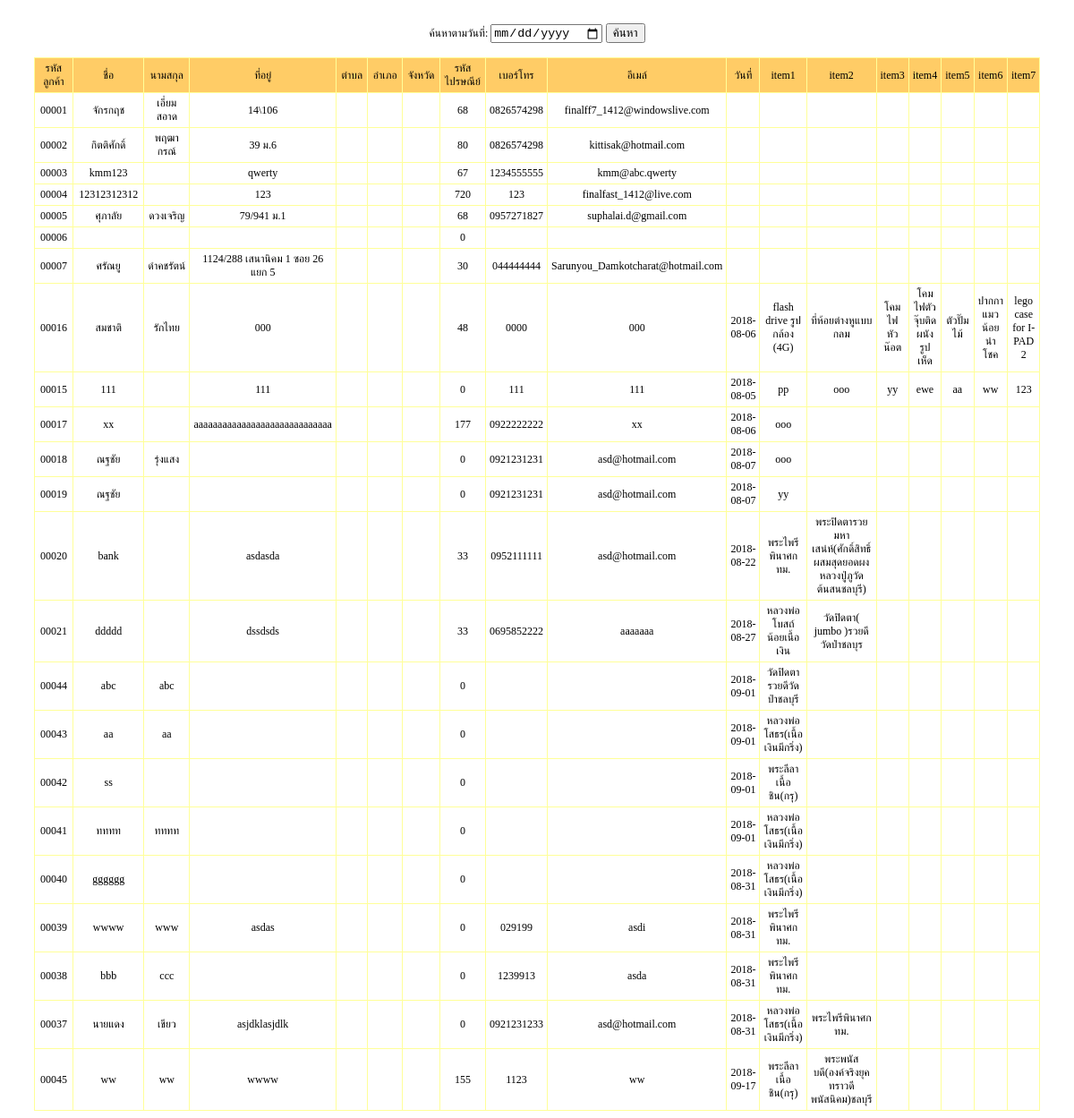
The page /giftshop2_V2_1/admin/order2.php on the database as committed earlier.
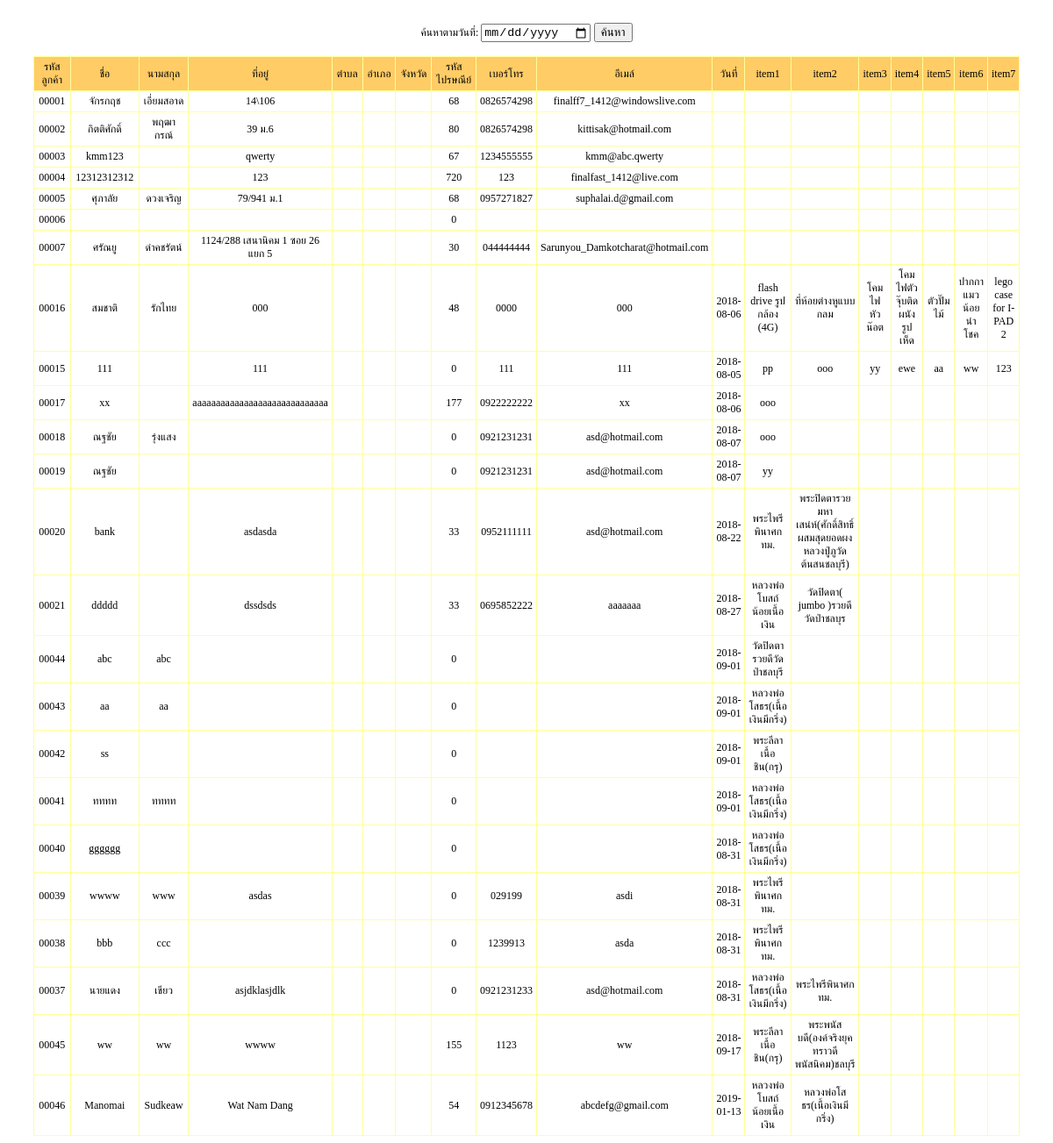
The same page on the database as committed later.
### tables this page shows
CREATE TABLE `tbl_customer` (
  `customer_id` int(5) unsigned zerofill NOT NULL auto_increment,
  `customer_name` varchar(50) NOT NULL,
  `customer_name_last` varchar(255) NOT NULL,
  `customer_address` text NOT NULL,
  `district_id` int(5) NOT NULL,
  `prefecture_id` int(5) NOT NULL,
  `province_id` int(2) NOT NULL,
  `postcode` int(5) NOT NULL,
  `customer_telephone` varchar(10) NOT NULL,
  `customer_email` varchar(50) NOT NULL,
  `customer_pass` varchar(20) NOT NULL,
  `Date` varchar(10) NOT NULL,
  `item1` varchar(255) NOT NULL,
  `item2` varchar(255) NOT NULL,
  `item3` varchar(255) NOT NULL,
  `item4` varchar(255) NOT NULL,
  `item5` varchar(255) NOT NULL,
  `item6` varchar(255) NOT NULL,
  `item7` varchar(255) NOT NULL,
  PRIMARY KEY  (`customer_id`)
);

### giftshop2_V2_1/admin/order2.php (the view, shortened to what this page needs)
<?
$sql = "select * from tbl_customer";
$qry=mysql_query($sql);
$numrow=mysql_num_rows($qry);
?>
<form action="main.php?module=<?=$module?>" method="post">
  <table width="439" border="0" align="center" cellpadding="0" cellspacing="0">
    <tr>
    <td width="439" align="center"><span class="sizamain1">ค้นหาตามวันที่:
      </span>
      <input name="keyword" type="date" />
      <input type="submit" name="button2" id="button2" value="ค้นหา" /></td>
  </tr>
</table>
</form>
<table width="95%" border="0" align="center" cellpadding="4" cellspacing="1" bgcolor="#FFFF99">
  <tr>
    <td width="14%" align="center" bgcolor="#FFCC66"><span class="sizamain1">รหัสลูกค้า</span></td>
    <td width="16%" align="center" bgcolor="#FFCC66"><span class="sizamain1">ชื่อ</span></td>
    <td width="16%" align="center" bgcolor="#FFCC66"><span class="sizamain1">นามสกุล</span></td>
    <td width="12%" align="center" bgcolor="#FFCC66"><span class="sizamain1">ที่อยู่</span></td>
    <td width="9%" align="center" bgcolor="#FFCC66"><span class="sizamain1">ตำบล</span></td>
    <td width="9%" align="center" bgcolor="#FFCC66"><span class="sizamain1">อำเภอ</span></td>
    <td width="10%" align="center" bgcolor="#FFCC66"><span class="sizamain1">จังหวัด</span></td>
    <td width="10%" align="center" bgcolor="#FFCC66"><span class="sizamain1">รหัสไปรษณีย์</span></td>
    <td width="9%" align="center" bgcolor="#FFCC66"><span class="sizamain1">เบอร์โทร</span></td>
    <td width="11%" align="center" bgcolor="#FFCC66"><span class="sizamain1">อีเมล์</span></td>
    <td width="11%" align="center" bgcolor="#FFCC66"><span class="sizamain1">วันที่</span></td>
    <td width="11%" align="center" bgcolor="#FFCC66"><span class="sizamain1">item1</span></td>
     <td width="11%" align="center" bgcolor="#FFCC66"><span class="sizamain1">item2</span></td>
      <td width="11%" align="center" bgcolor="#FFCC66"><span class="sizamain1">item3</span></td>
       <td width="11%" align="center" bgcolor="#FFCC66"><span class="sizamain1">item4</span></td>
        <td width="11%" align="center" bgcolor="#FFCC66"><span class="sizamain1">item5</span></td>
         <td width="11%" align="center" bgcolor="#FFCC66"><span class="sizamain1">item6</span></td>
          <td width="11%" align="center" bgcolor="#FFCC66"><span class="sizamain1">item7</span></td>
  </tr>
  <?
  if($numrow==0){
  ?>
  <tr>
    <td colspan="9" bgcolor="#FFFFFF"><span class="sizamain1">ไม่มีข้อมูล</span></td>
  </tr>
  <?
  }else{
	while($db=mysql_fetch_array($qry)){
  ?>
  <tr>
    <td align="center" bgcolor="#FFFFFF"><span class="sizamain1">
      <?=$db['customer_id']?>
    </span></td>
    <td align="center" bgcolor="#FFFFFF"><span class="sizamain1">
      <?=$db['customer_name']?>
    </span></td>
    <td align="center" bgcolor="#FFFFFF"><span class="sizamain1">
      <?=$db['customer_name_last']?>
    </span></td>
    <td align="center" bgcolor="#FFFFFF"><span class="sizamain1">
      <?=$db['customer_address']?>
    </span></td>
    <td align="center" bgcolor="#FFFFFF"></td>
    <td align="center" bgcolor="#FFFFFF"></td>
    <td align="center" bgcolor="#FFFFFF"></td>
    <td align="center" bgcolor="#FFFFFF"><span class="sizamain1">
      <?=$db['postcode']?>
    </span></td>
    <td align="center" bgcolor="#FFFFFF"><span class="sizamain1">
      <?=$db['customer_telephone']?>
    </span></td>
    <td align="center" bgcolor="#FFFFFF"><span class="sizamain1">
      <?=$db['customer_email'] ?>
    </span></td>
     <td align="center" bgcolor="#FFFFFF"><span class="sizamain1">
      <?=$db['Date'] ?>
    </span></td>
    <td align="center" bgcolor="#FFFFFF"><span class="sizamain1">
      <?=$db['item1'] ?>
    </span></td>
    <td align="center" bgcolor="#FFFFFF"><span class="sizamain1">
      <?=$db['item2'] ?>
    </span></td>
    <td align="center" bgcolor="#FFFFFF"><span class="sizamain1">
      <?=$db['item3'] ?>
    </span></td>
    <td align="center" bgcolor="#FFFFFF"><span class="sizamain1">
      <?=$db['item4'] ?>
    </span></td>
    <td align="center" bgcolor="#FFFFFF"><span class="sizamain1">
      <?=$db['item5'] ?>
    </span></td>
    <td align="center" bgcolor="#FFFFFF"><span class="sizamain1">
      <?=$db['item6'] ?>
    </span></td>
    <td align="center" bgcolor="#FFFFFF"><span class="sizamain1">
      <?=$db['item7'] ?>
    </span></td>
  </tr>
  <?
  	}
  }
  ?>
</table>

Rows that differ between the two databases and show on the page:
added tbl_customer: customer_id "00046", customer_name "Manomai", customer_name_last "Sudkeaw", customer_address "Wat Nam Dang", postcode "54", customer_telephone "0912345678", customer_email "abcdefg@gmail.com", Date "2019-01-13", item1 "หลวงพ่อโบสถ์น้อยเนื้อเงิน", item2 "หลวงพ่อโสธร(เนื้อเงินมีกริ่ง)"
